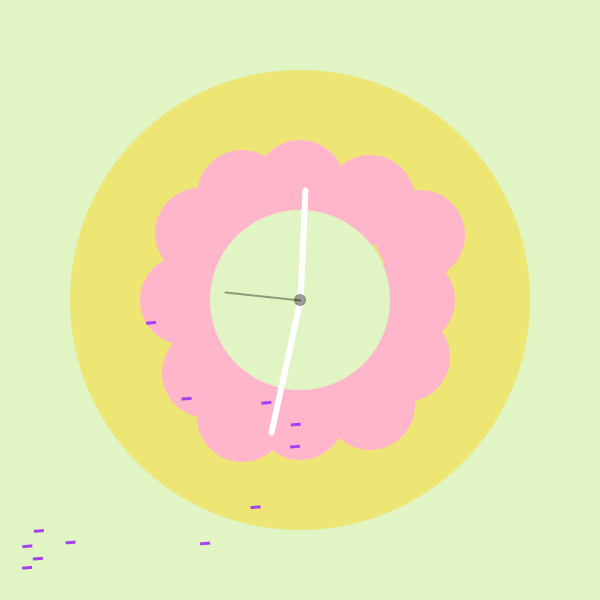
Frame 1 (no input)
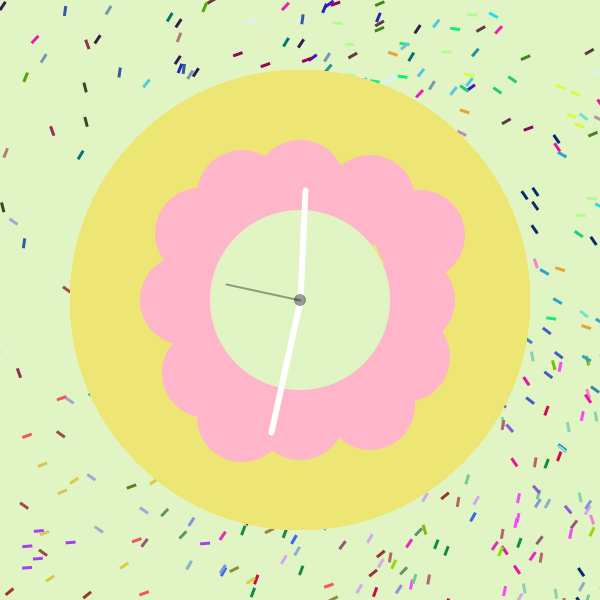
Frame 60 (the mouse pressed at the canvas centre just before this capture)
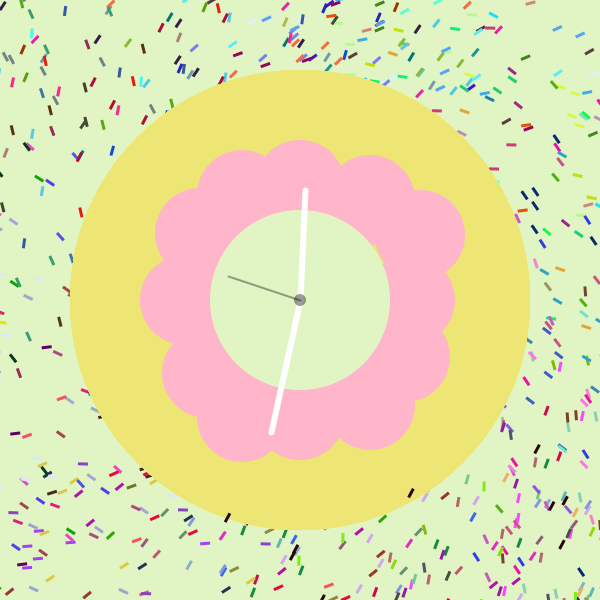
Frame 120 (the mouse held since frame 60 and released just before this capture)

The Processing sketch that drew these frames (run headless with seeded random() and noise(); from frame 60 on, the mouse is pressed at the canvas centre):

// Processing sketch: processing_172218
// ── processing_172218.pde

void setup()
{
 size(600,600); 
 background (225, 245, 196 );
 //noLoop();
  
}

void draw()
{
  //BEGIN BIG DONUT____
  noStroke();
  fill (237, 229, 116);
  ellipseMode (CENTER);
  ellipse (width/2, height/2, 460, 460);
 
 //frosting.... 
  fill (255, 181, 202);
  ellipse (300, 185, 90, 90);
   ellipse (300, 415, 90, 90);
    ellipse (410, 300, 90, 90);
     ellipse (185, 300, 90, 90);
      ellipse (370, 200, 90, 90);
       ellipse (370, 405, 90, 90);
        ellipse (207, 373, 90, 90);
    ellipse (200, 233, 90, 90);
     ellipse (405, 357, 90, 90);
      ellipse (242, 417, 90, 90);
    ellipse (242, 195, 90, 90);
     ellipse (420, 235, 90, 90);
   
      //sprinkles.....
      pushMatrix();
      fill(random(0, 255), random(0, 255), random(0, 255));
      translate (width/2, height/2);
      rotate (random (radians (360)));
      beginShape();
      for (int i=0; i<30; i++)
      {
        rect (random(height), random(height), 3, 10);
      }
      endShape();
      popMatrix();
      
  fill (225, 245, 196);
  ellipse(width/2, height/2, 180, 180);
  

//BEGIN CLOCK____  
 // background(225, 245, 196 );
  
  pushMatrix();
  translate(width/2,height/2);
 
strokeWeight (6);
strokeCap(ROUND);

//MINUTE HAND.....
pushMatrix();
rotate(radians( minute()*6-90));
stroke(255);
line(0,0,135,0);
popMatrix();

//strokeWeight (6);

//HOUR HAND....
pushMatrix();
rotate(radians( hour()* 3));
stroke(255);
line(0,0,0,-110);
popMatrix();

 //SECONDS...
 strokeWeight (2);
stroke(0, 95);

pushMatrix();
rotate(radians(  second() *6-90));
line(0,0,75,0);
popMatrix();

  popMatrix();
  
  
ellipseMode (CENTER);
noStroke();
fill(0, 99);
ellipse(width/2, height/2, 12, 12);


//println(mouseX, mouseY);
  
}
